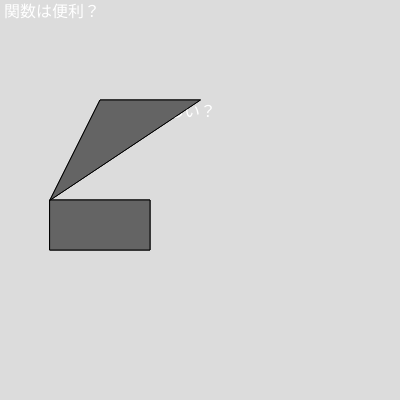
Frame 1 (no input)
Frame 60 (no input): identical to frame 1, image omitted
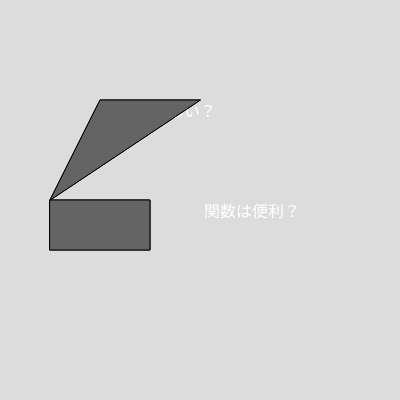
Frame 120 (the mouse pressed at the canvas centre since frame 60)

The p5.js sketch that drew these frames (run headless with seeded random() and noise() and a simulated clock; from frame 60 on, the mouse is pressed at the canvas centre):

// p5.js sketch
// ── sketch.js
// 吹き出し
function setup(){
  createCanvas(400, 400);
  textSize(16);
}

function draw(){
  background(220);
  balloon("関数は難しい？", 100, 100);
  balloon("関数は便利？", mouseX, mouseY);
}

function balloon(t, x, y){
  const w = textWidth(t); // テキストの幅
  const h = textAscent() + textDescent(); // テキストの高さ
  const p = 4; // 余白の大きさ (padding)

  push();

  // BLANK[1] 吹き出しの背景を先に描く
  fill(100)
  rect(50,200,100,50)

  // BLANK[2] 吹き出しの三角形を描く
  triangle(50,200,100,100,200,100)

  // 吹き出しのテキストを次に描く
  textAlign(LEFT, CENTER);
  fill(255);
  text(t, x + p, y + h / 2 + p);
  
  pop();
}
